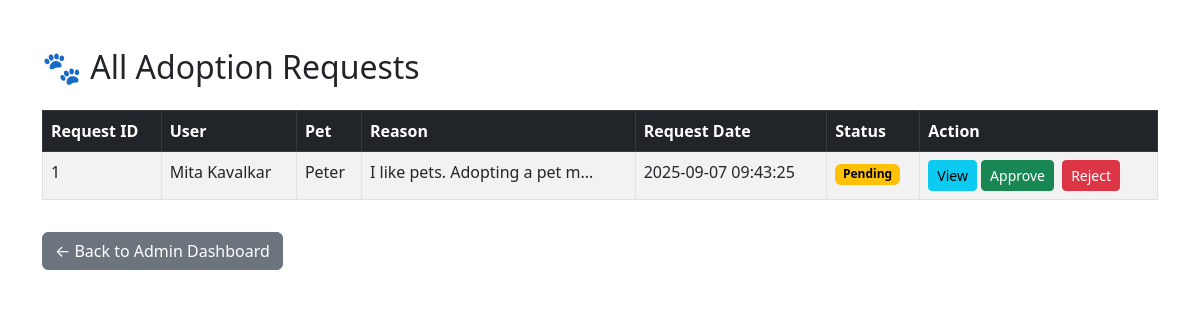
Page /adoption_requests.php (signed in) on the committed database.
### tables this page shows
CREATE TABLE `adoption_requests` (
  `request_id` int(11) NOT NULL,
  `user_id` int(11) DEFAULT NULL,
  `pet_id` int(11) DEFAULT NULL,
  `full_name` varchar(100) NOT NULL,
  `message` text DEFAULT NULL,
  `status` varchar(50) DEFAULT 'pending',
  `requested_on` timestamp NOT NULL DEFAULT current_timestamp(),
  `email` varchar(100) NOT NULL,
  `phone` varchar(20) NOT NULL,
  `address` text NOT NULL,
  `experience` text DEFAULT NULL,
  `reason` text DEFAULT NULL
);

CREATE TABLE `pets` (
  `pet_id` int(11) NOT NULL,
  `name` varchar(100) NOT NULL,
  `type` varchar(50) DEFAULT NULL,
  `breed` varchar(100) DEFAULT NULL,
  `age` int(11) DEFAULT NULL,
  `gender` varchar(10) DEFAULT NULL,
  `price` decimal(10,2) DEFAULT 0.00,
  `description` text DEFAULT NULL,
  `image` varchar(255) DEFAULT NULL,
  `status` varchar(20) DEFAULT 'available',
  `added_on` timestamp NOT NULL DEFAULT current_timestamp()
);

### adoption_requests.php (the view, shortened to what this page needs)
<?php
include 'includes/config.php';
?>
<!DOCTYPE html>
<html>
<head>
    <link href="https://cdn.jsdelivr.net/npm/bootstrap@5.3.0/dist/css/bootstrap.min.css" rel="stylesheet">
</head>
<body class="container mt-5">
    <h2>🐾 All Adoption Requests</h2>
    <table class="table table-bordered table-striped mt-4">
        <thead class="table-dark">
            <tr>
                <th>Request ID</th>
                <th>User</th>
                <th>Pet</th>
                <th>Reason</th>
                <th>Request Date</th>
                <th>Status</th>
                <th>Action</th>
            </tr>
        </thead>
        <tbody>
            <?php
            $query = "SELECT ar.request_id, ar.requested_on, ar.status,
                             ar.full_name, ar.email, ar.phone, ar.address, ar.experience, ar.reason,
                             u.name AS user_name,
                             p.name AS pet_name, p.type, p.breed,p.price
                      FROM adoption_requests ar
                      JOIN users u ON ar.user_id = u.user_id
                      JOIN pets p ON ar.pet_id = p.pet_id
                      ORDER BY ar.requested_on DESC";
            $result = $conn->query($query);
            while ($row = $result->fetch_assoc()) {
                $modalId = "detailsModal" . $row['request_id'];
                echo "<tr>
                        <td>{$row['request_id']}</td>
                        <td>{$row['full_name']}</td>
                        <td>{$row['pet_name']}</td>
                        <td>" . substr($row['reason'], 0, 30) . "...</td>
                        <td>{$row['requested_on']}</td>
                        <td><span class='badge text-bg-" . statusColor($row['status']) . "'>" . ucfirst($row['status']) . "</span></td>
                        <td>
                            <button class='btn btn-info btn-sm' data-bs-toggle='modal' data-bs-target='#$modalId'>View</button>";
                if ($row['status'] === 'pending') {
                    echo " <a href='adoption_requests.php?action=approved&id={$row['request_id']}' class='btn btn-success btn-sm me-1'>Approve</a>
                           <a href='adoption_requests.php?action=rejected&id={$row['request_id']}' class='btn btn-danger btn-sm'>Reject</a>";
                } else {
                    echo " -";
                }
                echo "</td>
                </tr>";
            }
            function statusColor($status) {
                return match ($status) {
                    'approved' => 'success',
                    'rejected' => 'danger',
                    default => 'warning',
                };
            }
            ?>
        </tbody>
    </table>
    <a href="admin_dashboard.php" class="btn btn-secondary mt-3">← Back to Admin Dashboard</a>
</body>
</html>

### rows in the picture
adoption_requests: request_id "1", full_name "Mita Kavalkar", pet.name "Peter", reason "I like pets. Adopting a pet m", requested_on "2025-09-07 09:43:25", status "Pending"
